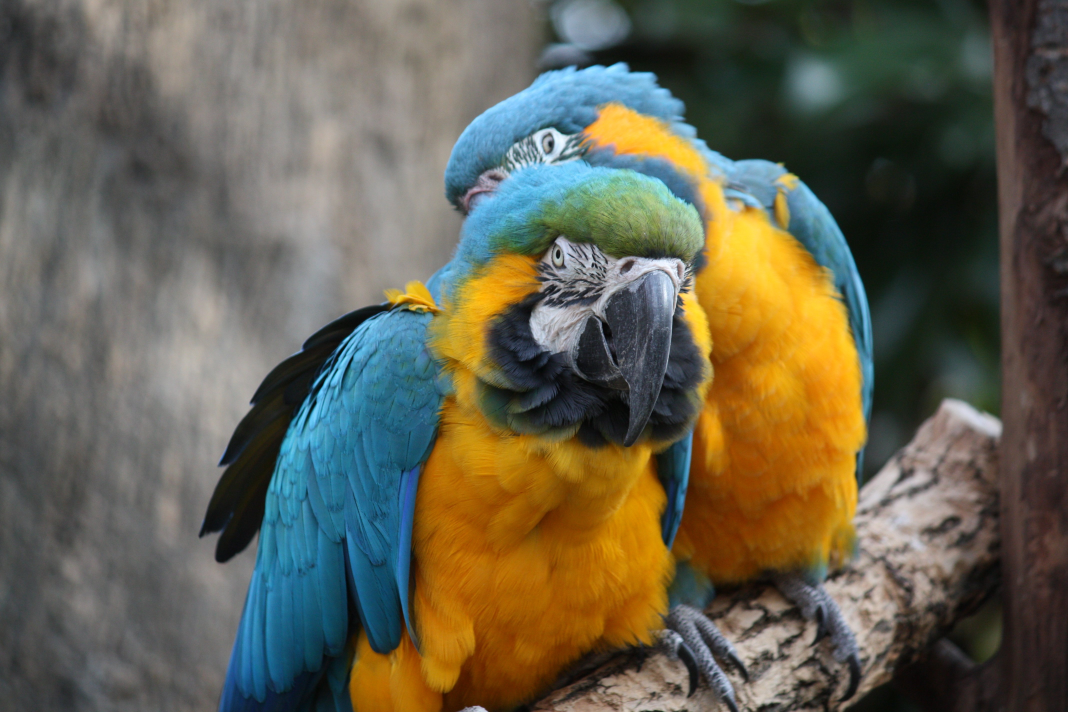
#> input picture sheet_01/Parrot.jpg, 4272 x 2848 px (shown at 1/4 size)
$ jupyter execute --allow-errors Solution_Sheet_1.ipynb   (shell and % lines are left out)
#> lines starting #> are read from the running program, lines starting #| are printed output that depends on the picture
<h2>Exercise 1.1</h2>

[cell 1]
# Import necessary libraries
import pandas as pd
import math
import matplotlib.pyplot as plt
import cv2 as cv
import numpy as np
import matplotlib.colors
from sklearn.model_selection import train_test_split
from sklearn.linear_model import LinearRegression

#> (a cell that did not finish here is left out)

[cell 3]
# Create a mapping for renaming columns for the number of threads. This dictionary's keys are old names and values are new names
thread_col_names = {f'time{i}': f'Thread_{i}' for i in range(1,6)}

# Using pandas' melt function to reshape the DataFrame from wide to long format.
#> (the rest of this cell did not finish here and is left out)

<h2>Exercise 1.2</h2>

#> (a cell that did not finish here is left out)

#> (a cell that did not finish here is left out)

<h2>Exercise 1.3</h2>

[cell 6]
# Read the image
pic = cv.imread('Parrot.jpg')
#> pic is the input picture: shape (2848, 4272, 3); mean B, G, R 80.6, 97.4, 101.5

# Display the original image
plt.imshow(pic)
plt.axis('off')  # Hide axis

[cell 7]
def rotate_hue(image, angle):
    '''
    Function to rotate the hue of an image
    ---
    Parameters:
    image: Input image in BGR format
    angle: Angle to rotate the hue channel by (in radians). It's converted to degrees within the function
    ---
    Returns: Image with hue channel rotated by desired angle and converted back to BGR format
    '''
    # Convert the BGR image to HSV
    hsv_image = cv.cvtColor(image, cv.COLOR_BGR2HSV)

    # Extract the Hue channel
    hue_channel = hsv_image[:, :, 0]

    # Rotate the Hue channel by desired angle and ensure values are within [0,180) range
    rotated_hue = (hue_channel + angle * 180 / np.pi) % 180

    # Replace the original Hue channel with the rotated one
    hsv_image[:, :, 0] = rotated_hue.astype(np.uint8)

    # Convert the HSV image (with rotated hue channel) back to BGR format
    rotated_image = cv.cvtColor(hsv_image, cv.COLOR_HSV2BGR)

    return rotated_image

[cell 8]
# Define the rotation angles
# Full rotation (2 * pi) equivalent to zero rotation included at the end
angles = [0, np.pi / 2, np.pi, 3/2 * np.pi, 2 * np.pi]

# Create a figure to plot the images
plt.figure(figsize=(15, 5))

# Apply hue rotation for each angle and plot the resulting images
for i, angle in enumerate(angles):
    # Apply hue rotation
    rotated_image = rotate_hue(pic, angle)

    # Plot the rotated image
    plt.subplot(1, len(angles), i + 1)  # Create a subplot for each image
    plt.imshow(cv.cvtColor(rotated_image, cv.COLOR_BGR2RGB))  # OpenCV reads images in BGR format by default, convert it back to RGB for correct visualization
    plt.axis('off')   # Hide axes for each subplot
    plt.title(f"Rotation: {angle :.2f} rad")  # Set the angle as title
#> this loop made 5 passes
#> pass 1, in rotate_hue, `hue_channel = hsv_image[:, :, 0]`:
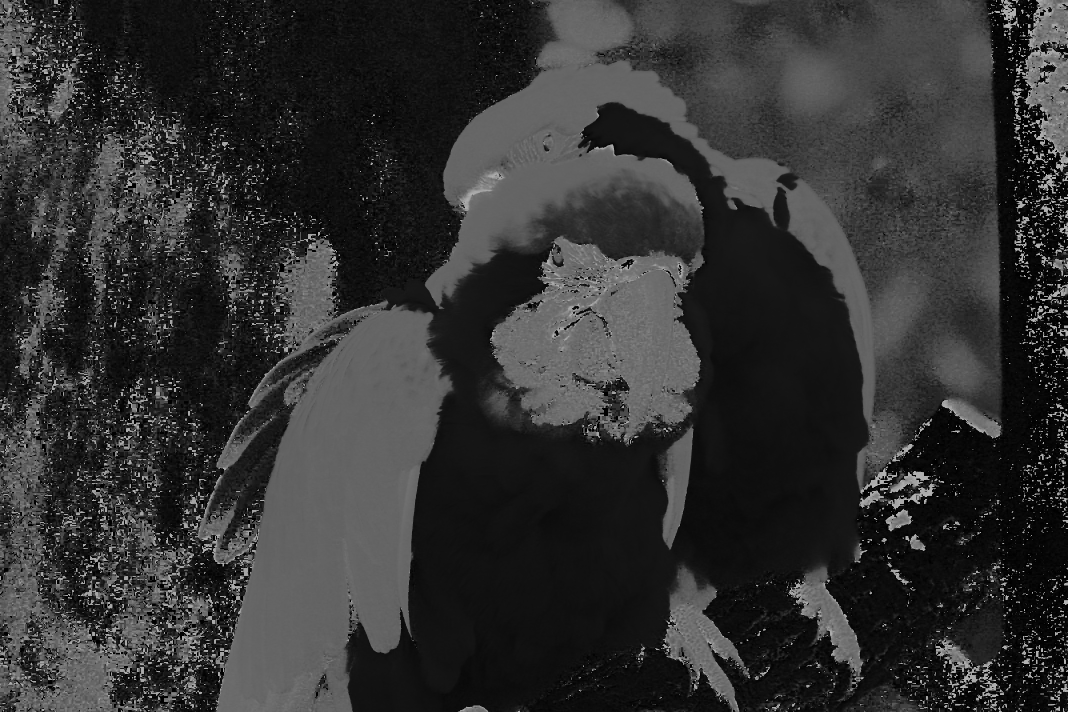
#> hue_channel: shape (2848, 4272) (shown at 1/4 size); min 0, max 179, mean 49.6

plt.show()  # Display the plotted images
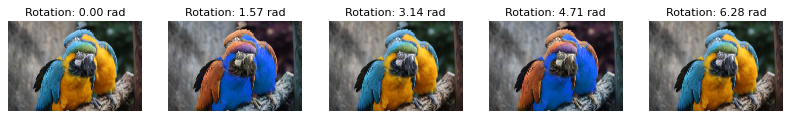
#> figure drawn by matplotlib, 5 panels

<h2>Exercise 1.4</h2>

[cell 9]
# 1. Create a Cartesian grid of points
x = np.linspace(-1, 1, 500)
y = np.linspace(-2*np.pi, 2*np.pi, 500)
mesh_x, mesh_y = np.meshgrid(x, y)

# Exponential function
z = np.exp(mesh_x) * (np.cos(mesh_y) + np.sin(mesh_y) * 1j)

# Get polar coordinates
r, t = np.absolute(z), np.angle(z)

[cell 10]
# 2. Create an empty array for the HSV image
HSV = np.zeros((500, 500, 3))

# Hue - use angles from polar coordinates
HSV[:,:,0] = (t + np.pi) / (2 * np.pi)

# Saturation - set to 1
HSV[:,:,1] = 1.0

# Value - rescale the magnitude to the range [0, 1]
HSV[:,:,2] = r / np.max(r)

# Convert HSV to RGB
RGB = matplotlib.colors.hsv_to_rgb(HSV)

plt.figure(figsize=(6,6))
plt.imshow(RGB, origin='lower', extent=(-1, 1, -2*np.pi, 2*np.pi))
plt.title('HSV Visualization of the Exponential Function')
plt.xlabel('x')
plt.ylabel('y')
plt.grid()
plt.show()
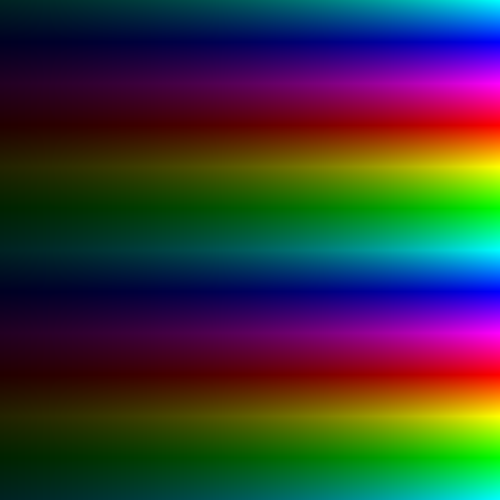
#> shown: shape (500, 500, 3) float64; mean R, G, B 0.216, 0.217, 0.217
